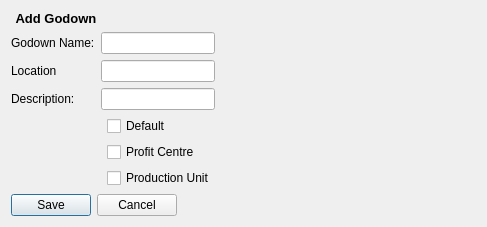
<?xml version="1.0" encoding="UTF-8"?>
<ui version="4.0">
 <class>addGodown</class>
 <widget class="QWidget" name="addGodown">
  <property name="geometry">
   <rect>
    <x>0</x>
    <y>0</y>
    <width>487</width>
    <height>226</height>
   </rect>
  </property>
  <property name="windowTitle">
   <string>Form</string>
  </property>
  <layout class="QGridLayout" name="gridLayout">
   <item row="1" column="1" colspan="2">
    <widget class="QLineEdit" name="nameLineEdit"/>
   </item>
   <item row="6" column="0">
    <spacer name="verticalSpacer">
     <property name="orientation">
      <enum>Qt::Vertical</enum>
     </property>
     <property name="sizeHint" stdset="0">
      <size>
       <width>20</width>
       <height>40</height>
      </size>
     </property>
    </spacer>
   </item>
   <item row="3" column="0">
    <widget class="QLabel" name="descriptionLabel">
     <property name="text">
      <string>Description:</string>
     </property>
    </widget>
   </item>
   <item row="3" column="1" colspan="2">
    <widget class="QLineEdit" name="descriptionLineEdit"/>
   </item>
   <item row="5" column="2">
    <widget class="QCheckBox" name="ProfitCentreCheckBox">
     <property name="text">
      <string>Profit Centre</string>
     </property>
    </widget>
   </item>
   <item row="7" column="0" colspan="3">
    <widget class="QDialogButtonBox" name="buttonBox">
     <property name="sizePolicy">
      <sizepolicy hsizetype="Fixed" vsizetype="Fixed">
       <horstretch>0</horstretch>
       <verstretch>0</verstretch>
      </sizepolicy>
     </property>
     <property name="standardButtons">
      <set>QDialogButtonBox::Cancel|QDialogButtonBox::Save</set>
     </property>
    </widget>
   </item>
   <item row="2" column="1" colspan="2">
    <widget class="QLineEdit" name="locationLineEdit"/>
   </item>
   <item row="0" column="0" colspan="2">
    <widget class="QLabel" name="titleLabel">
     <property name="font">
      <font>
       <pointsize>10</pointsize>
       <weight>75</weight>
       <bold>true</bold>
      </font>
     </property>
     <property name="text">
      <string>Add Godown</string>
     </property>
     <property name="alignment">
      <set>Qt::AlignCenter</set>
     </property>
    </widget>
   </item>
   <item row="2" column="0">
    <widget class="QLabel" name="label">
     <property name="text">
      <string>Location</string>
     </property>
    </widget>
   </item>
   <item row="1" column="0">
    <widget class="QLabel" name="nameLabel">
     <property name="text">
      <string>Godown Name:</string>
     </property>
    </widget>
   </item>
   <item row="1" column="3">
    <spacer name="horizontalSpacer">
     <property name="orientation">
      <enum>Qt::Horizontal</enum>
     </property>
     <property name="sizeHint" stdset="0">
      <size>
       <width>145</width>
       <height>20</height>
      </size>
     </property>
    </spacer>
   </item>
   <item row="4" column="2">
    <widget class="QCheckBox" name="isDefaultCheckbox">
     <property name="text">
      <string>Default</string>
     </property>
    </widget>
   </item>
   <item row="6" column="2">
    <widget class="QCheckBox" name="productionCheckBox">
     <property name="text">
      <string>Production Unit</string>
     </property>
    </widget>
   </item>
  </layout>
 </widget>
 <tabstops>
  <tabstop>nameLineEdit</tabstop>
  <tabstop>locationLineEdit</tabstop>
  <tabstop>descriptionLineEdit</tabstop>
 </tabstops>
 <resources/>
 <connections/>
</ui>
